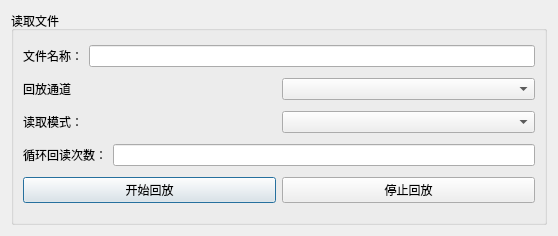
<?xml version="1.0" encoding="UTF-8"?>
<ui version="4.0">
 <class>DlgPlayBackData</class>
 <widget class="QDialog" name="DlgPlayBackData">
  <property name="geometry">
   <rect>
    <x>0</x>
    <y>0</y>
    <width>558</width>
    <height>236</height>
   </rect>
  </property>
  <property name="windowTitle">
   <string>Dialog</string>
  </property>
  <layout class="QVBoxLayout" name="verticalLayout">
   <item>
    <widget class="QGroupBox" name="groupBox_read">
     <property name="sizePolicy">
      <sizepolicy hsizetype="Preferred" vsizetype="Preferred">
       <horstretch>0</horstretch>
       <verstretch>0</verstretch>
      </sizepolicy>
     </property>
     <property name="title">
      <string>读取文件</string>
     </property>
     <layout class="QGridLayout" name="gridLayout">
      <item row="0" column="0" colspan="2">
       <layout class="QHBoxLayout" name="horizontalLayout">
        <item>
         <widget class="QLabel" name="label_read_name">
          <property name="text">
           <string>文件名称：</string>
          </property>
         </widget>
        </item>
        <item>
         <widget class="QLineEdit" name="tb_read_name"/>
        </item>
       </layout>
      </item>
      <item row="1" column="0" colspan="2">
       <layout class="QHBoxLayout" name="horizontalLayout_2">
        <item>
         <widget class="QLabel" name="label">
          <property name="text">
           <string>回放通道</string>
          </property>
         </widget>
        </item>
        <item>
         <widget class="QComboBox" name="m_comGth"/>
        </item>
       </layout>
      </item>
      <item row="2" column="0" colspan="2">
       <layout class="QHBoxLayout" name="horizontalLayout_3">
        <item>
         <widget class="QLabel" name="label_write_pattern">
          <property name="text">
           <string>读取模式：</string>
          </property>
         </widget>
        </item>
        <item>
         <widget class="QComboBox" name="comboBox_write_parrent"/>
        </item>
       </layout>
      </item>
      <item row="3" column="0" colspan="2">
       <layout class="QHBoxLayout" name="horizontalLayout_4">
        <item>
         <widget class="QLabel" name="label_xunhuan_cnt">
          <property name="text">
           <string>循环回读次数：</string>
          </property>
         </widget>
        </item>
        <item>
         <widget class="QLineEdit" name="lineEdit_xuhuan_cnt"/>
        </item>
       </layout>
      </item>
      <item row="4" column="0">
       <widget class="QPushButton" name="pbtn_read">
        <property name="text">
         <string>开始回放</string>
        </property>
       </widget>
      </item>
      <item row="4" column="1">
       <widget class="QPushButton" name="pushButton">
        <property name="text">
         <string>停止回放</string>
        </property>
       </widget>
      </item>
     </layout>
    </widget>
   </item>
  </layout>
 </widget>
 <resources/>
 <connections/>
</ui>
